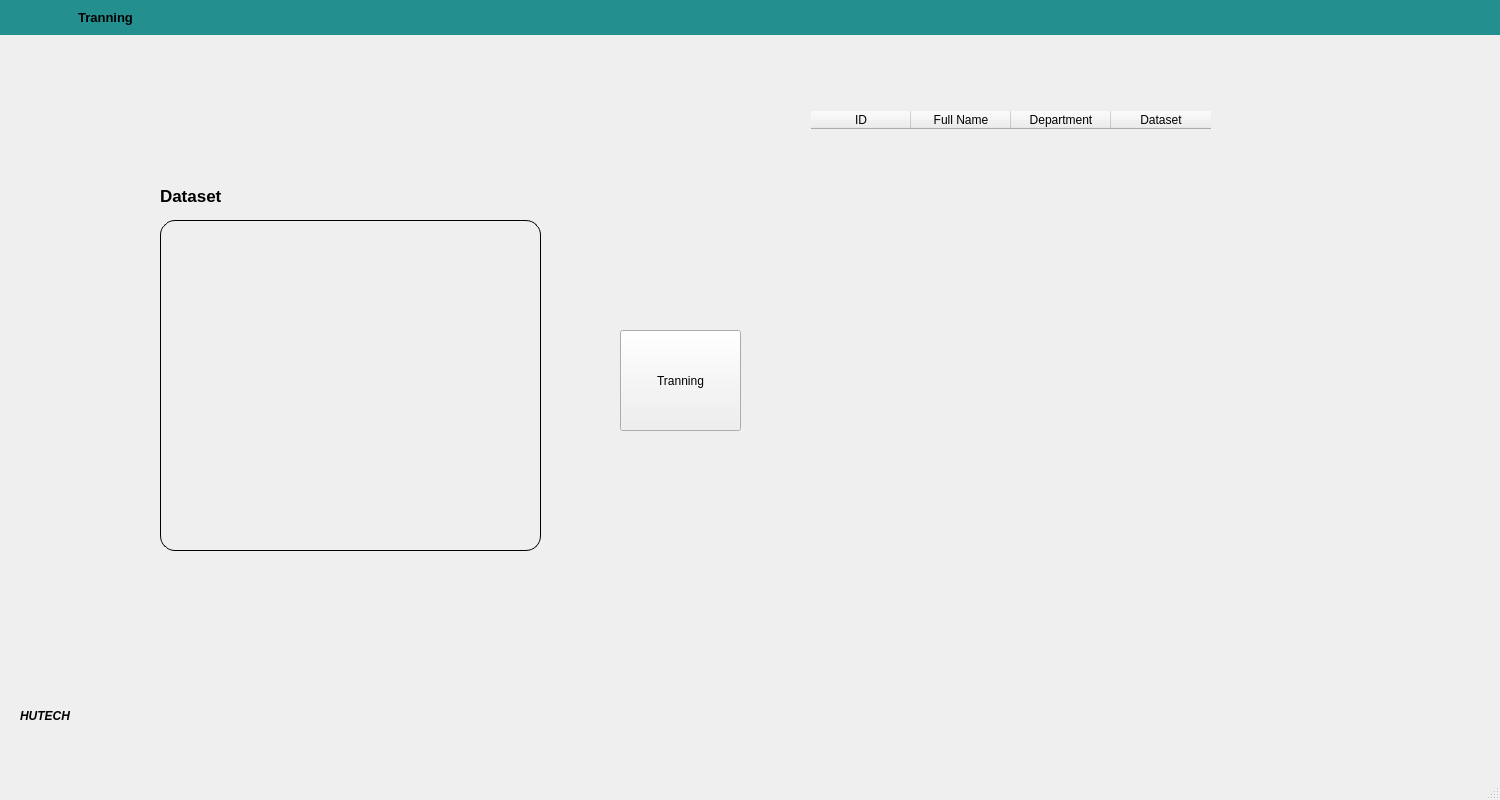
<?xml version="1.0" encoding="UTF-8"?>
<ui version="4.0">
 <class>MainWindow</class>
 <widget class="QMainWindow" name="MainWindow">
  <property name="geometry">
   <rect>
    <x>0</x>
    <y>0</y>
    <width>1500</width>
    <height>800</height>
   </rect>
  </property>
  <property name="windowTitle">
   <string>MainWindow</string>
  </property>
  <widget class="QWidget" name="centralwidget">
   <widget class="QLabel" name="lbl_Background">
    <property name="geometry">
     <rect>
      <x>0</x>
      <y>0</y>
      <width>1500</width>
      <height>800</height>
     </rect>
    </property>
    <property name="text">
     <string/>
    </property>
    <property name="scaledContents">
     <bool>true</bool>
    </property>
   </widget>
   <widget class="QLabel" name="label">
    <property name="geometry">
     <rect>
      <x>60</x>
      <y>2</y>
      <width>91</width>
      <height>30</height>
     </rect>
    </property>
    <property name="font">
     <font>
      <family>Segoe UI</family>
      <pointsize>10</pointsize>
      <weight>75</weight>
      <bold>true</bold>
     </font>
    </property>
    <property name="text">
     <string>Tranning</string>
    </property>
    <property name="alignment">
     <set>Qt::AlignCenter</set>
    </property>
   </widget>
   <widget class="QLabel" name="dataset_IMG">
    <property name="geometry">
     <rect>
      <x>160</x>
      <y>220</y>
      <width>381</width>
      <height>331</height>
     </rect>
    </property>
    <property name="styleSheet">
     <string notr="true">#dataset_IMG{
	border: 1px solid black;
	border-radius: 15px
}</string>
    </property>
    <property name="text">
     <string/>
    </property>
    <property name="scaledContents">
     <bool>true</bool>
    </property>
   </widget>
   <widget class="QPushButton" name="btn_Tranning">
    <property name="geometry">
     <rect>
      <x>620</x>
      <y>330</y>
      <width>121</width>
      <height>101</height>
     </rect>
    </property>
    <property name="text">
     <string>Tranning</string>
    </property>
   </widget>
   <widget class="QTableWidget" name="tbl_Employee">
    <property name="geometry">
     <rect>
      <x>810</x>
      <y>110</y>
      <width>651</width>
      <height>561</height>
     </rect>
    </property>
    <property name="styleSheet">
     <string notr="true">#tbl_Employee{background: transparent;}</string>
    </property>
    <column>
     <property name="text">
      <string>ID</string>
     </property>
    </column>
    <column>
     <property name="text">
      <string>Full Name</string>
     </property>
    </column>
    <column>
     <property name="text">
      <string>Department</string>
     </property>
    </column>
    <column>
     <property name="text">
      <string>Dataset</string>
     </property>
    </column>
   </widget>
   <widget class="QLabel" name="btn_Back">
    <property name="geometry">
     <rect>
      <x>20</x>
      <y>2</y>
      <width>30</width>
      <height>30</height>
     </rect>
    </property>
    <property name="cursor">
     <cursorShape>PointingHandCursor</cursorShape>
    </property>
    <property name="text">
     <string/>
    </property>
    <property name="pixmap">
     <pixmap>../public/img/back.png</pixmap>
    </property>
    <property name="scaledContents">
     <bool>true</bool>
    </property>
   </widget>
   <widget class="QLabel" name="label_2">
    <property name="geometry">
     <rect>
      <x>160</x>
      <y>180</y>
      <width>111</width>
      <height>31</height>
     </rect>
    </property>
    <property name="font">
     <font>
      <pointsize>13</pointsize>
      <weight>75</weight>
      <bold>true</bold>
     </font>
    </property>
    <property name="text">
     <string>Dataset</string>
    </property>
   </widget>
   <widget class="QLabel" name="label_Text">
    <property name="geometry">
     <rect>
      <x>20</x>
      <y>700</y>
      <width>81</width>
      <height>31</height>
     </rect>
    </property>
    <property name="font">
     <font>
      <weight>75</weight>
      <italic>true</italic>
      <bold>true</bold>
     </font>
    </property>
    <property name="text">
     <string>HUTECH</string>
    </property>
   </widget>
   <widget class="QLabel" name="lbl_Close">
    <property name="geometry">
     <rect>
      <x>1460</x>
      <y>2</y>
      <width>30</width>
      <height>30</height>
     </rect>
    </property>
    <property name="cursor">
     <cursorShape>PointingHandCursor</cursorShape>
    </property>
    <property name="text">
     <string/>
    </property>
    <property name="pixmap">
     <pixmap>../public/img/close.png</pixmap>
    </property>
    <property name="scaledContents">
     <bool>true</bool>
    </property>
   </widget>
   <widget class="QLabel" name="lbl_Header">
    <property name="geometry">
     <rect>
      <x>0</x>
      <y>0</y>
      <width>1500</width>
      <height>35</height>
     </rect>
    </property>
    <property name="styleSheet">
     <string notr="true">#lbl_Header{background-color:#248f8f }</string>
    </property>
    <property name="text">
     <string/>
    </property>
   </widget>
   <widget class="QLabel" name="lbl_Minimize">
    <property name="geometry">
     <rect>
      <x>1420</x>
      <y>2</y>
      <width>30</width>
      <height>30</height>
     </rect>
    </property>
    <property name="cursor">
     <cursorShape>PointingHandCursor</cursorShape>
    </property>
    <property name="text">
     <string/>
    </property>
    <property name="pixmap">
     <pixmap>../public/img/minimize.png</pixmap>
    </property>
    <property name="scaledContents">
     <bool>true</bool>
    </property>
    <property name="alignment">
     <set>Qt::AlignCenter</set>
    </property>
   </widget>
   <zorder>lbl_Background</zorder>
   <zorder>dataset_IMG</zorder>
   <zorder>btn_Tranning</zorder>
   <zorder>tbl_Employee</zorder>
   <zorder>label_2</zorder>
   <zorder>label_Text</zorder>
   <zorder>lbl_Header</zorder>
   <zorder>lbl_Close</zorder>
   <zorder>btn_Back</zorder>
   <zorder>label</zorder>
   <zorder>lbl_Minimize</zorder>
  </widget>
  <widget class="QMenuBar" name="menubar">
   <property name="geometry">
    <rect>
     <x>0</x>
     <y>0</y>
     <width>1500</width>
     <height>26</height>
    </rect>
   </property>
  </widget>
  <widget class="QStatusBar" name="statusbar"/>
 </widget>
 <resources/>
 <connections/>
</ui>
